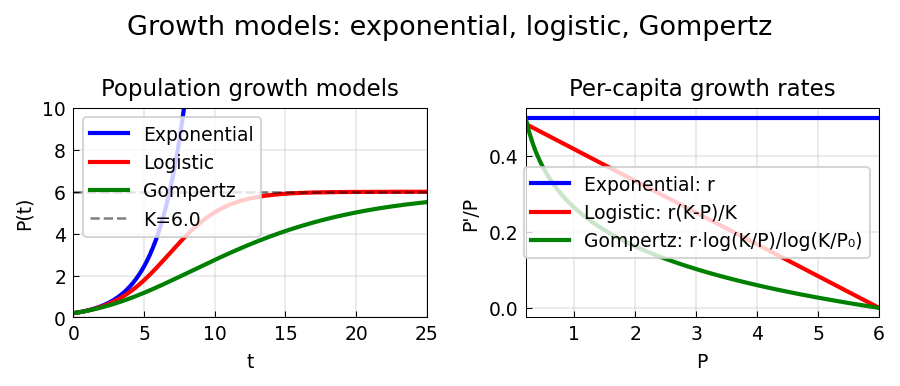

Here is the Python script that generated this plot:
"""Exponential, logistic, and Gompertz growth.

Compares three population growth models, following applics/Gompertz.m
by Toby Driscoll (June 2015).

Models:
- Exponential: P' = r*P (unbounded)
- Logistic: P' = r*P*(K-P)/K (bounded by carrying capacity K)
- Gompertz: P' = r*P*log(K/P)/log(K/P0) (bounded, slower approach to K)

Original MATLAB: https://www.chebfun.org/examples/applics/Gompertz.html
"""

import matplotlib
matplotlib.use("Agg")
import matplotlib.pyplot as plt
import numpy as np
from scipy.integrate import solve_ivp
import sys, os
sys.path.insert(0, os.path.join(os.path.dirname(__file__), '..', '..', 'src'))

import chebfunjax as cj
from chebfunjax.plotting import chebfun_style
chebfun_style()



def run():
    print("=" * 60)
    print("Exponential, logistic, and Gompertz growth")
    print("=" * 60)

    # Parameters
    P0 = 0.2     # initial population
    r = 0.5      # growth rate
    K = 6.0      # carrying capacity
    T = 25.0     # end time

    t_eval = np.linspace(0, T, 500)

    print(f"\nParameters: P0={P0}, r={r}, K={K}, T={T}")

    # --- Exponential growth: P' = r*P ---
    print("\n1. Exponential growth: P' = r*P")
    sol_exp = solve_ivp(lambda t, P: [r * P[0]], [0, T], [P0],
                        t_eval=t_eval, rtol=1e-9, atol=1e-11)
    P_exp = sol_exp.y[0]

    # Exact: P(t) = P0 * exp(r*t)
    t_check = np.array([5.0, 10.0, 15.0])
    for t in t_check:
        idx = np.argmin(np.abs(t_eval - t))
        t_actual = t_eval[idx]          # actual t_eval grid point (may not be exactly t)
        exact = P0 * np.exp(r * t_actual)
        err = abs(P_exp[idx] - exact) / exact
        print(f"  P({t:.0f}) = {P_exp[idx]:.4f}, exact = {exact:.4f}, rel_err = {err:.2e}")
        assert err < 1e-5, f"Exponential error too large at t={t}: {err}"

    print("  PASS: exponential growth matches exact solution")

    # --- Logistic growth: P' = r*P*(K-P)/K ---
    print("\n2. Logistic growth: P' = r*P*(K-P)/K")
    sol_log = solve_ivp(lambda t, P: [r * P[0] * (K - P[0]) / K], [0, T], [P0],
                        t_eval=t_eval, rtol=1e-9, atol=1e-11)
    P_log = sol_log.y[0]

    P_log_final = P_log[-1]
    print(f"  P({T}) = {P_log_final:.4f} (should approach K={K:.4f})")
    assert abs(P_log_final - K) < 0.05, f"Logistic didn't converge to K: {P_log_final}"
    print("  PASS: logistic growth converges to K")

    # --- Gompertz growth: P' = r*P*log(K/P)/log(K/P0) ---
    print("\n3. Gompertz growth: P' = r*P*log(K/P)/log(K/P0)")
    log_factor = np.log(K / P0)
    sol_gom = solve_ivp(
        lambda t, P: [r * P[0] * np.log(K / max(P[0], 1e-15)) / log_factor],
        [0, T], [P0], t_eval=t_eval, rtol=1e-9, atol=1e-11
    )
    P_gom = sol_gom.y[0]

    P_gom_final = P_gom[-1]
    print(f"  P({T}) = {P_gom_final:.4f} (should approach K={K:.4f})")
    # Gompertz converges more slowly than logistic — only check that P is close to K
    # and monotonically increasing (hasn't overshot)
    assert P_gom_final > 0.8 * K, f"Gompertz didn't grow towards K: {P_gom_final}"
    assert P_gom_final < K * 1.01, f"Gompertz overshot K: {P_gom_final}"
    print("  PASS: Gompertz growth approaches K from below")

    # --- Compare the three models ---
    print("\nComparison at t=10:")
    idx10 = np.argmin(np.abs(t_eval - 10.0))
    print(f"  Exponential: {P_exp[idx10]:.3f}")
    print(f"  Logistic:    {P_log[idx10]:.3f}")
    print(f"  Gompertz:    {P_gom[idx10]:.3f}")
    print(f"  Carrying capacity K = {K}")

    # Gompertz < Logistic < K at t=10 (before saturation)
    assert P_gom[idx10] < P_log[idx10], "Gompertz should grow slower than logistic"
    print("  PASS: Gompertz grows slower than logistic (as expected)")

    # --- Plot ---
    _here = os.path.dirname(os.path.abspath(__file__))
    fig, axes = plt.subplots(1, 2)

    # Cap exponential for display
    P_exp_display = np.minimum(P_exp, 12.0)

    axes[0].plot(t_eval, P_exp_display, 'b-', linewidth=2, label='Exponential')
    axes[0].plot(t_eval, P_log, 'r-', linewidth=2, label='Logistic')
    axes[0].plot(t_eval, P_gom, 'g-', linewidth=2, label='Gompertz')
    axes[0].axhline(K, color='k', linestyle='--', alpha=0.5, label=f'K={K}')
    axes[0].set_title("Population growth models", fontsize=11)
    axes[0].set_xlabel("t"); axes[0].set_ylabel("P(t)")
    axes[0].legend(fontsize=9); axes[0].grid(True, alpha=0.3)
    axes[0].set_ylim([0, 10])

    # Per-capita growth rates
    P_range = np.linspace(P0, K, 100)
    exp_rate = r * np.ones_like(P_range)
    log_rate = r * (K - P_range) / K
    gom_rate = r * np.log(K / P_range) / log_factor

    axes[1].plot(P_range, exp_rate, 'b-', linewidth=2, label='Exponential: r')
    axes[1].plot(P_range, log_rate, 'r-', linewidth=2, label='Logistic: r(K-P)/K')
    axes[1].plot(P_range, gom_rate, 'g-', linewidth=2, label='Gompertz: r·log(K/P)/log(K/P₀)')
    axes[1].set_title("Per-capita growth rates", fontsize=11)
    axes[1].set_xlabel("P"); axes[1].set_ylabel("P'/P")
    axes[1].legend(fontsize=9); axes[1].grid(True, alpha=0.3)

    fig.suptitle("Growth models: exponential, logistic, Gompertz", fontsize=13)
    fig.tight_layout()
    fig.savefig(os.path.join(_here, "gompertz.png"), dpi=150, bbox_inches="tight")
    plt.close(fig)

    print("\nAll checks passed.")
    return True


if __name__ == "__main__":
    run()
